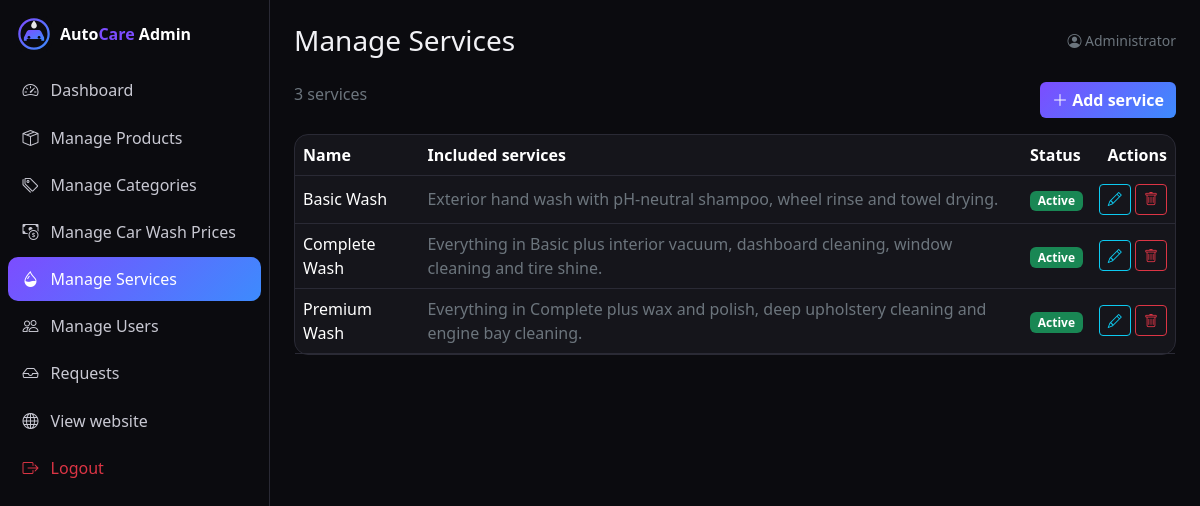
/admin/servicios.php (signed in), run on the app's committed database.
### tables this page shows
CREATE TABLE servicios (
  id INT UNSIGNED AUTO_INCREMENT PRIMARY KEY,
  nombre VARCHAR(100) NOT NULL,
  descripcion TEXT NULL,
  activo TINYINT(1) NOT NULL DEFAULT 1
);

### config/conexion.php (called while the page is built, shortened)
<?php
function e($v) { return htmlspecialchars((string)$v, ENT_QUOTES, 'UTF-8'); }

### admin/servicios.php (the view, shortened to what this page needs)
<?php
require_once __DIR__ . '/../includes/verificar_sesion.php'; require_admin();
$lista = $pdo->query('SELECT * FROM servicios ORDER BY id')->fetchAll();
include __DIR__ . '/../includes/admin_header.php';
?>
<div class="d-flex justify-content-between mb-3"><span class="text-secondary"><?= count($lista) ?> services</span>
  <button class="btn btn-accent btn-nuevo" data-bs-toggle="modal" data-bs-target="#modalCrud"><i class="bi bi-plus-lg"></i> Add service</button></div>
<div class="card"><div class="table-responsive"><table class="table table-hover align-middle mb-0">
  <thead><tr><th>Name</th><th>Included services</th><th>Status</th><th class="text-end">Actions</th></tr></thead><tbody>
  <?php foreach ($lista as $s): $json = ['id' => $s['id'], 'nombre' => $s['nombre'], 'descripcion' => $s['descripcion'], 'activo' => $s['activo']]; ?>
    <tr><td><?= e($s['nombre']) ?></td><td class="text-secondary"><?= e($s['descripcion']) ?></td>
      <td><span class="badge <?= $s['activo'] ? 'text-bg-success' : 'text-bg-secondary' ?>"><?= $s['activo'] ? 'Active' : 'Hidden' ?></span></td>
      <td class="text-end text-nowrap">
        <button class="btn btn-sm btn-outline-info btn-editar" data-bs-toggle="modal" data-bs-target="#modalCrud" data-json="<?= e(json_encode($json)) ?>"><i class="bi bi-pencil"></i></button>
        <form method="post" class="d-inline form-eliminar" data-msg="Delete &quot;<?= e($s['nombre']) ?>&quot; and all its prices?">
          <button class="btn btn-sm btn-outline-danger"><i class="bi bi-trash"></i></button></form></td></tr>
  <?php endforeach; ?></tbody></table></div></div>
<?php include __DIR__ . '/../includes/admin_footer.php'; ?>

### assets/css/estilos.css (style rules this page uses)
:root { --bg:#0b0b0f;--surface:#15151b;--surface2:#1d1d26;--line:#2a2a35;--accent:#7c4dff;--accent2:#3d8bfd }
[data-bs-theme=dark] { --bs-body-bg:var(--bg);--bs-body-color:#f1f1f5;--bs-border-color:var(--line) }
body { background:var(--bg);font-family:'Segoe UI',system-ui,-apple-system,sans-serif }
.btn-accent { background:linear-gradient(135deg,var(--accent),var(--accent2));border:0;color:#fff;font-weight:600 }
.card { background:var(--surface);border:1px solid var(--line);border-radius:14px }

### assets/css/admin.css (style rules this page uses)
body.admin { background:#0b0b0f }
.table { --bs-table-bg:transparent }

### data on the page
servicios: nombre "Basic Wash", descripcion "Exterior hand wash with pH-neutral shampoo, wheel rinse and towel drying.", activo "Active"
servicios: nombre "Complete Wash", descripcion "Everything in Basic plus interior vacuum, dashboard cleaning, window cleaning and tire shine.", activo "Active"
servicios: nombre "Premium Wash", descripcion "Everything in Complete plus wax and polish, deep upholstery cleaning and engine bay cleaning.", activo "Active"

### other printed values
$label "Dashboard"
$label "Manage Products"
$label "Manage Categories"
$label "Manage Car Wash Prices"
$label "Manage Services"
$label "Manage Users"
$label "Requests"
$adminTitle "Manage Services"
$_SESSION['user']['nombre'] "Administrator"
count($lista) "3"
